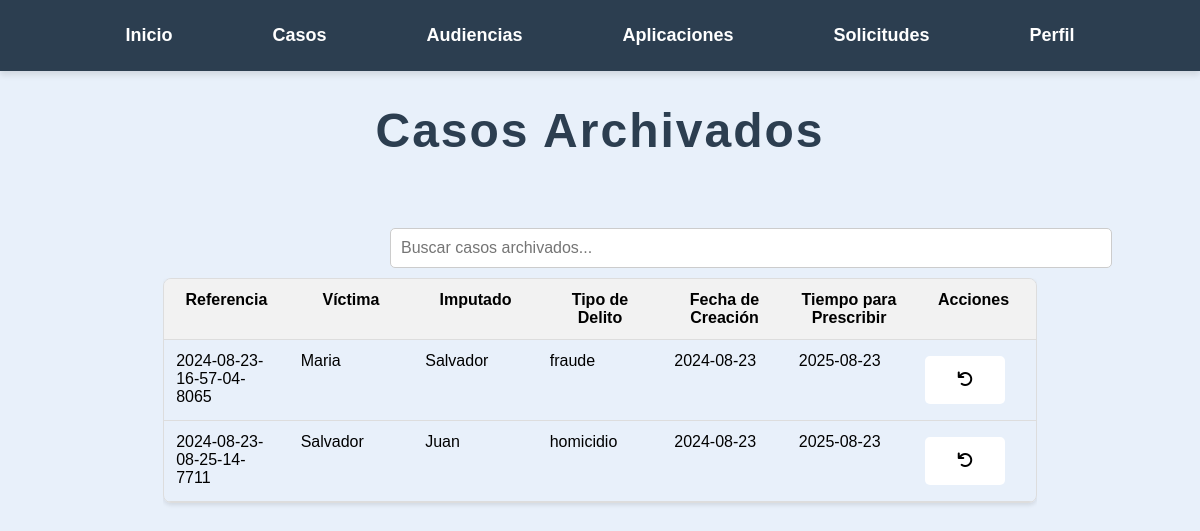
The app's page /Archivados/casos_archivados.php (signed in) with its own data.
### tables this page shows
CREATE TABLE `casos_archivados` (
  `id` int(11) NOT NULL,
  `referencia` varchar(255) NOT NULL,
  `victima` varchar(255) NOT NULL,
  `imputado` varchar(255) NOT NULL,
  `tipo_delito` varchar(255) NOT NULL,
  `archivos_documento` text DEFAULT NULL,
  `fecha_creacion` date NOT NULL,
  `fecha_expiracion` date DEFAULT NULL
);

### Archivados/casos_archivados.php (the view, shortened to what this page needs)
<?php
$servername = "localhost";
$username = "root";
$password = "";
$dbname = "legalcc";
$conn = new mysqli($servername, $username, $password, $dbname);
$user_id = $_SESSION['user_id'];
$sql = "SELECT tipo FROM usuarios WHERE id = ?";
$stmt = $conn->prepare($sql);
$stmt->bind_param("i", $user_id);
$stmt->execute();
$stmt->bind_result($tipo_usuario);
?>
<!DOCTYPE html>
<html lang="es">
<head>
    <link rel="stylesheet" href="https://cdnjs.cloudflare.com/ajax/libs/font-awesome/6.0.0-beta3/css/all.min.css">
</head>
<body>
<nav>
        <ul>
            <li><a href="/Pagina_principal.php">Inicio</a></li>
            <li>
                <a href="/Casos/Buscar_Casos.php">Casos</a>
            </li>
            <li><a href="/Audiencias/Buscar_Audiencias.php">Audiencias</a></li>
            <li><a href="apps.php">Aplicaciones</a></li>
            <?php if ($tipo_usuario === 'juez'): ?>
            <li><a href="/Audiencias/ver_solicitudes.php">Solicitudes</a></li>
            <?php endif; ?>
            <li>
                <a href="/formularios/Perfil.php">Perfil</a>
            </li>
        </ul>
    </nav>
  <center>
<h1>Casos Archivados</h1>
</center>
<?php
$servername = "localhost";
$username = "root";
$password = "";
$database = "legalcc";
$conn = new mysqli($servername, $username, $password, $database);
$sql = "SELECT referencia, victima, imputado, tipo_delito, fecha_creacion, fecha_expiracion, archivos_documento
        FROM casos_archivados
        ORDER BY fecha_creacion DESC";
$result = $conn->query($sql);
if ($result->num_rows > 0) {
  echo "<input type='text' id='buscador' class='table-search' placeholder='Buscar casos archivados...'>";
  echo "<div class='table-container'><table class='custom-table' id='tablaCasos'>
          <tr class='table-header'>
              <th class='table-cell'>Referencia</th>
              <th class='table-cell'>Víctima</th>
              <th class='table-cell'>Imputado</th>
              <th class='table-cell'>Tipo de Delito</th>
              <th class='table-cell'>Fecha de Creación</th>
              <th class='table-cell'>Tiempo para Prescribir</th>
              <th class='table-cell'>Acciones</th>
          </tr>";
  while($row = $result->fetch_assoc()) {
      echo "<tr class='table-row'>
      <td class='table-cell'>" . htmlspecialchars($row['referencia']) . "</td>
      <td class='table-cell'>" . htmlspecialchars($row['victima']) . "</td>
      <td class='table-cell'>" . htmlspecialchars($row['imputado']) . "</td>
      <td class='table-cell'>" . htmlspecialchars($row['tipo_delito']) . "</td>
      <td class='table-cell'>" . htmlspecialchars($row['fecha_creacion']) . "</td>
      <td class='table-cell'>" . htmlspecialchars($row['fecha_expiracion']) . "</td>
      <td class='table-cell'>
          <a href='#' onclick='mostrarPopupRestauracion(\"" . urlencode($row['referencia']) . "\")'>
              <button class='btn-restaurar'>
                  <i class='fas fa-undo'></i>
                  <span class='tooltiptext'>Restaurar Caso</span>
              </button>
          </a>
      </td>
    </tr>";
  }
  echo "</table></div>";
} else {
  echo "<div class='no-data' colspan='6'>No hay casos archivados.</div>";
}
?>
</body>
</html>

### Archivados/casos_archivados.php (style rules this page uses)
.table-container, .table-container2 { margin: 0 auto; max-width: 1000px; }
.table-container { height: 400px; margin-top: 10px; overflow-y: auto; }
.custom-table { display: flex; flex-direction: column; border: 1px solid #ddd; border-radius: 8px; overflow: hidden; font-size: 16px; box-shadow: 0 2px 4px rgba(0, 0, 0, 0.1); }
.table-header, .table-row { display: flex; }
.table-cell { flex: 1; padding: 12px; border-bottom: 1px solid #ddd; }
.table-header { font-weight: bold; background-color: #f2f2f2; }
.table-search { margin-left: 390px; padding: 10px; width: 700px; border: 1px solid #ccc; border-radius: 5px; font-size: 16px; transition: border-color 0.3s ease; margin-top: 50px; }
.btn-restaurar { background-color: #fff; border: none; color: black; padding: 15px 32px; text-align: center; text-decoration: none; display: inline-block; font-size: 16px; margin: 4px 2px; cursor: pointer; border-radius: 8px; transition: background-color 0.3s ease; font-family: Bahnschrift; background-color: white; color: black; border: none; border-radius: 5px; cursor: pointer; font-family: Arial, sans-serif; font-size: 16px; transition: background-color 0.3s, color 0.3s; position: relative }
body { font-family: 'Bahnschrift', sans-serif; background-color: #e8f0fa; margin: 0; padding: 0; display: flex; flex-direction: column; height: 100vh; }
nav { background-color: #2c3e50; padding: 15px 0; box-shadow: 0 4px 6px rgba(0, 0, 0, 0.1); }
ul { list-style-type: none; margin: 0; padding: 0; display: flex; justify-content: center; gap: 40px; }
ul li { position: relative; }
ul li a { text-decoration: none; color: white; font-size: 18px; font-weight: bold; padding: 10px 30px; display: block; transition: background-color 0.3s ease, transform 0.2s ease; border-radius: 8px; }
h1 { color: #2c3e50; font-size: 48px; margin-bottom: 20px; letter-spacing: 2px; }

### records on screen
casos_archivados: referencia "2024-08-23-16-57-04-8065", victima "Maria", imputado "Salvador", tipo_delito "fraude", fecha_creacion "2024-08-23", fecha_expiracion "2025-08-23"
casos_archivados: referencia "2024-08-23-08-25-14-7711", victima "Salvador", imputado "Juan", tipo_delito "homicidio", fecha_creacion "2024-08-23", fecha_expiracion "2025-08-23"
